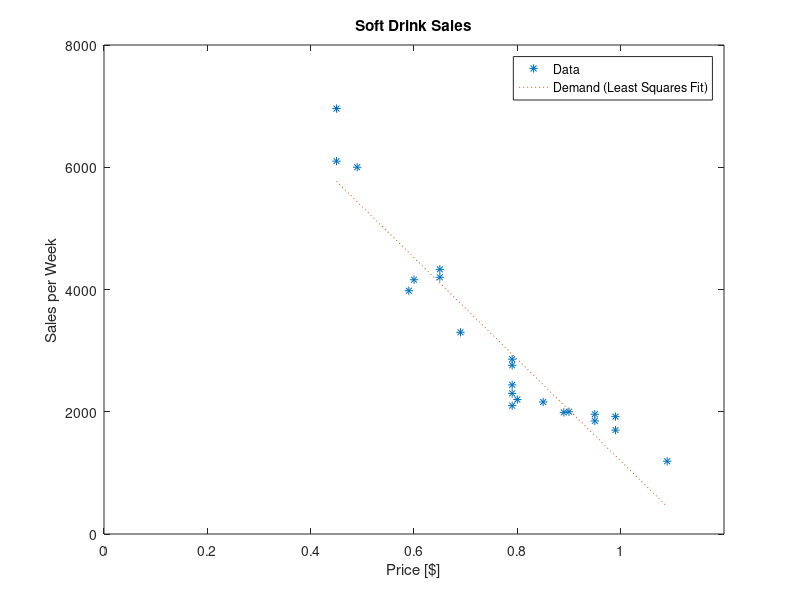

This chart was generated by the following MATLAB code: (Note: this script raises an error after producing the figure.)
%Written for: Computes and outputs Homework set 8 solutions for CSCI 4800-2
%Written by: Justin Clough
%Written on: 03/26/2017

%% Prep workspace

clear
home
close all
DIR = 'Graduate_Courses/CSCI4800/HomeWork/Set8/';

%% Problem 1

% Part C
% Sub-part a
% Create Matrices from given values
Sales = [3980 2200 1850 6100 2100 1700 2000 4200 2440 3300 2300 6000 1190 1960 2760 4330 6960 4160 1990 2860 1920 2160]';
b = Sales;
n = length(b);
A = ones(n,2);
Price = (1/100*[59 80 95 45 79 99 90 65 79 69 79 49 109 95 79 65 45 60 89 79 99 85]');
A(:,2) = Price;

% Compute components of Normal Equation
normed_a = A'*A;
normed_b = A'*b;
C_1 = (normed_a)\normed_b;

% Get values to plot least square line
LS(1) = C_1(1) + C_1(2)*min(Price);
LS(2) = C_1(1) + C_1(2)*max(Price);

% Calculate RMSE
RMSE = norm((b-A*C_1),2)/sqrt(n);

% Create Plots
figure;
plot(Price, Sales, '*');
axis([ 0 1.2 0 8000 ]);
hold on ;
xlabel('Price [$]');
ylabel('Sales per Week');
plot([min(Price),max(Price)], LS, ':');
legend('Data', 'Demand (Least Squares Fit)');
title('Soft Drink Sales')
print( [DIR 'CSCI4800HW8plot1c1'], '-djpeg');

% Print Requested information
fileID = fopen( [DIR 'CSCI4800HW8Output1c1.txt'], 'w');
fprintf(fileID, 'Results for Problem 1, Part C:\r\n');
fprintf(fileID, 'Coefficients from Least Squares: \r\n');
fprintf(fileID, 'Intercept: C_1 = %6.1f Sales per Week \r\n', C_1(1));
fprintf(fileID, 'Slope: C_2 = %6.1f Sales per Week per Dollar \r\n', C_1(2));
fprintf(fileID, '\r\nRMSE = %6.1f Sales per Week \r\n', RMSE);

% Sub-part b


% Close file
fclose(fileID);

%% Problem 2


%% Problem 3


%% Problem 4

